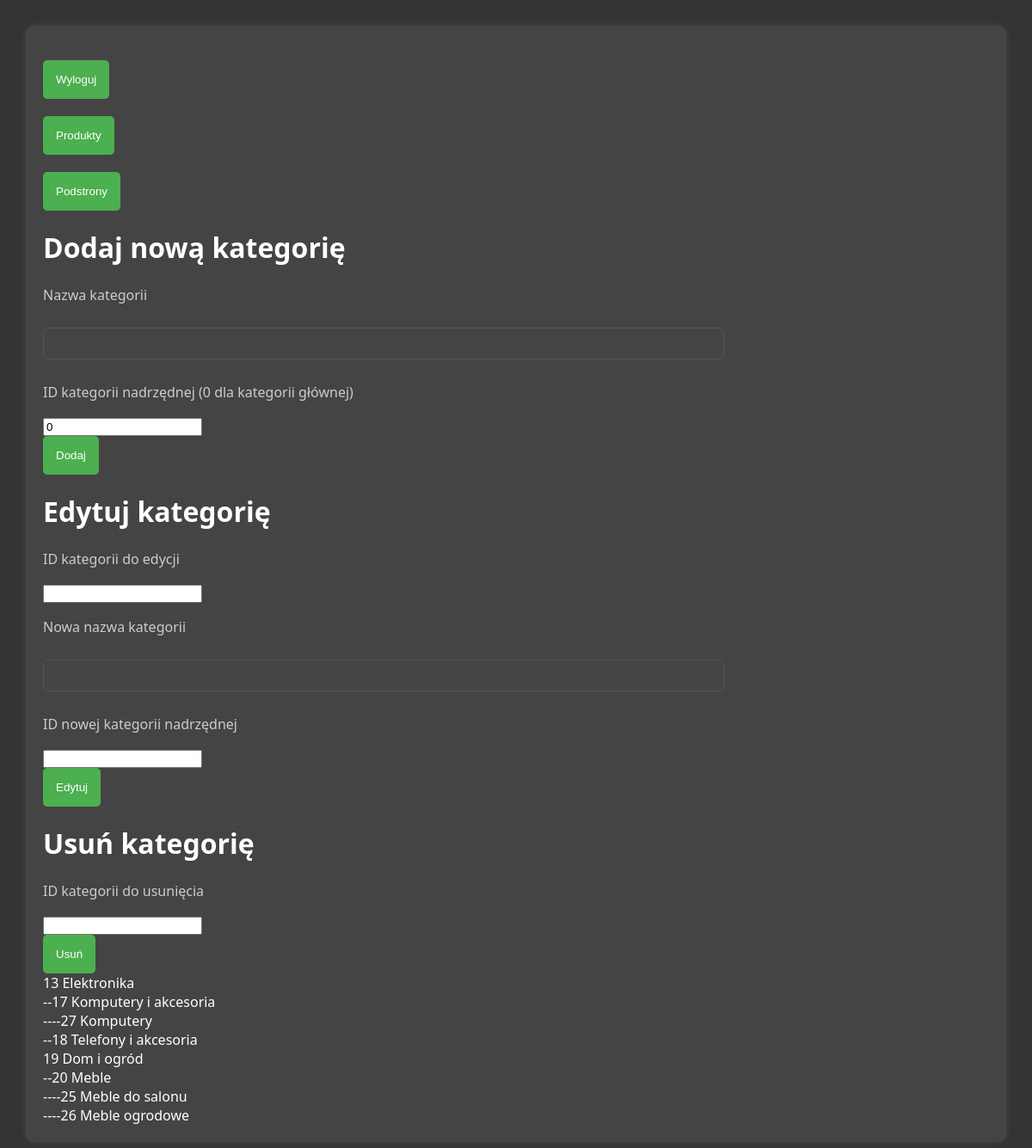
Screenshot of /moj-projekt/admin/categories.php with the database file from the repository.
### tables this page shows
CREATE TABLE `categories` (
  `id` int(11) NOT NULL,
  `matka` int(11) DEFAULT 0,
  `nazwa` varchar(255) DEFAULT NULL
);

### moj-projekt/admin/categories.php (the view, shortened to what this page needs)
<?php
function WylogujButton()
{
    echo '<form method="get">
            <input name= "wylogowywanie" type="submit" value="Wyloguj"></button>
          </form>';
}
function SwitchSite($url, $tekstPrzycisku) {
    echo '<form action="' . $url . '">';
    echo '<input type="submit" value="' . $tekstPrzycisku . '">';
    echo '</form>';
}
function PokazKategorie($conn, $matka = 0, $prefix = '') {
    $query = "SELECT * FROM categories WHERE matka = $matka";
    $result = mysqli_query($conn, $query);
    while ($row = mysqli_fetch_assoc($result)) {
        echo $prefix . $row['id'] . ' ' . $row['nazwa'] . "<br>";
        PokazKategorie($conn, $row['id'], $prefix . '--');
    }
}
function DodajKategorieForm($conn) {
    echo '
    <h1>Dodaj nową kategorię</h1>
    <form method="post" action="' . $_SERVER['REQUEST_URI'] . '">
    <p>Nazwa kategorii</p> <input type="text" name="nazwa"/>
    <p>ID kategorii nadrzędnej (0 dla kategorii głównej)</p> <input type="number" name="matka" value="0"/>
    <br>
    <input type="submit" name="add_button" value="Dodaj"/>
    </form>
    ';
}
function UsunKategorieForm($conn) {
    echo '
    <h1>Usuń kategorię</h1>
    <form method="post" action="' . $_SERVER['REQUEST_URI'] . '">
    <p>ID kategorii do usunięcia</p> <input type="number" name="id"/>
    <br>
    <input type="submit" name="del_button" value="Usuń"/>
    </form>
    ';
}
function EdytujKategorieForm($conn) {
    echo '
    <h1>Edytuj kategorię</h1>
    <form method="post" action="' . $_SERVER['REQUEST_URI'] . '">
    <p>ID kategorii do edycji</p> <input type="number" name="id"/>
    <p>Nowa nazwa kategorii</p> <input type="text" name="nazwa"/>
    <p>ID nowej kategorii nadrzędnej</p> <input type="number" name="matka"/>
    <br>
    <input type="submit" name="edit_button" value="Edytuj"/>
    </form>
    ';
}
?>
<!DOCTYPE html>
<html lang="pl">
<head>
    <link rel="stylesheet" href="../css/admin.css">
</head>
<body>
    <div class="container">
        <?php
        echo WylogujButton();
        echo SwitchSite('products.php', 'Produkty');
        echo SwitchSite('control_panel.php', 'Podstrony');
        DodajKategorieForm($conn);
        EdytujKategorieForm($conn);
        UsunKategorieForm($conn);
        PokazKategorie($conn);
        ?>
    </div>
</body>
</html>

### moj-projekt/css/admin.css (style rules this page uses)
body { font-family: 'Segoe UI', Tahoma, Geneva, Verdana, sans-serif; background-color: #333; color: #fff; margin: 0; padding: 0; }
.container { margin: 30px; background-color: #444; padding: 20px; border-radius: 10px; box-shadow: 0 0 10px rgba(255, 255, 255, 0.1); }
h1, h2 { color: #fff; }
form { margin-top: 20px; }
input[type="text"], textarea { width: 70%; padding: 10px; margin: 10px 0; border: 1px solid #555; border-radius: 5px; background-color: #444; color: #fff; }
input[type="submit"] { background-color: #4CAF50; color: #fff; padding: 15px; cursor: pointer; border: none; border-radius: 5px; }
p { color: #ccc; line-height: 1.5; }

### rows the page displays
categories: id "13", nazwa "Elektronika"
categories: prefix "--", id "17", nazwa "Komputery i akcesoria"
categories: prefix "----", id "27", nazwa "Komputery"
categories: prefix "--", id "18", nazwa "Telefony i akcesoria"
categories: id "19", nazwa "Dom i ogród"
categories: prefix "--", id "20", nazwa "Meble"
categories: prefix "----", id "25", nazwa "Meble do salonu"
categories: prefix "----", id "26", nazwa "Meble ogrodowe"
